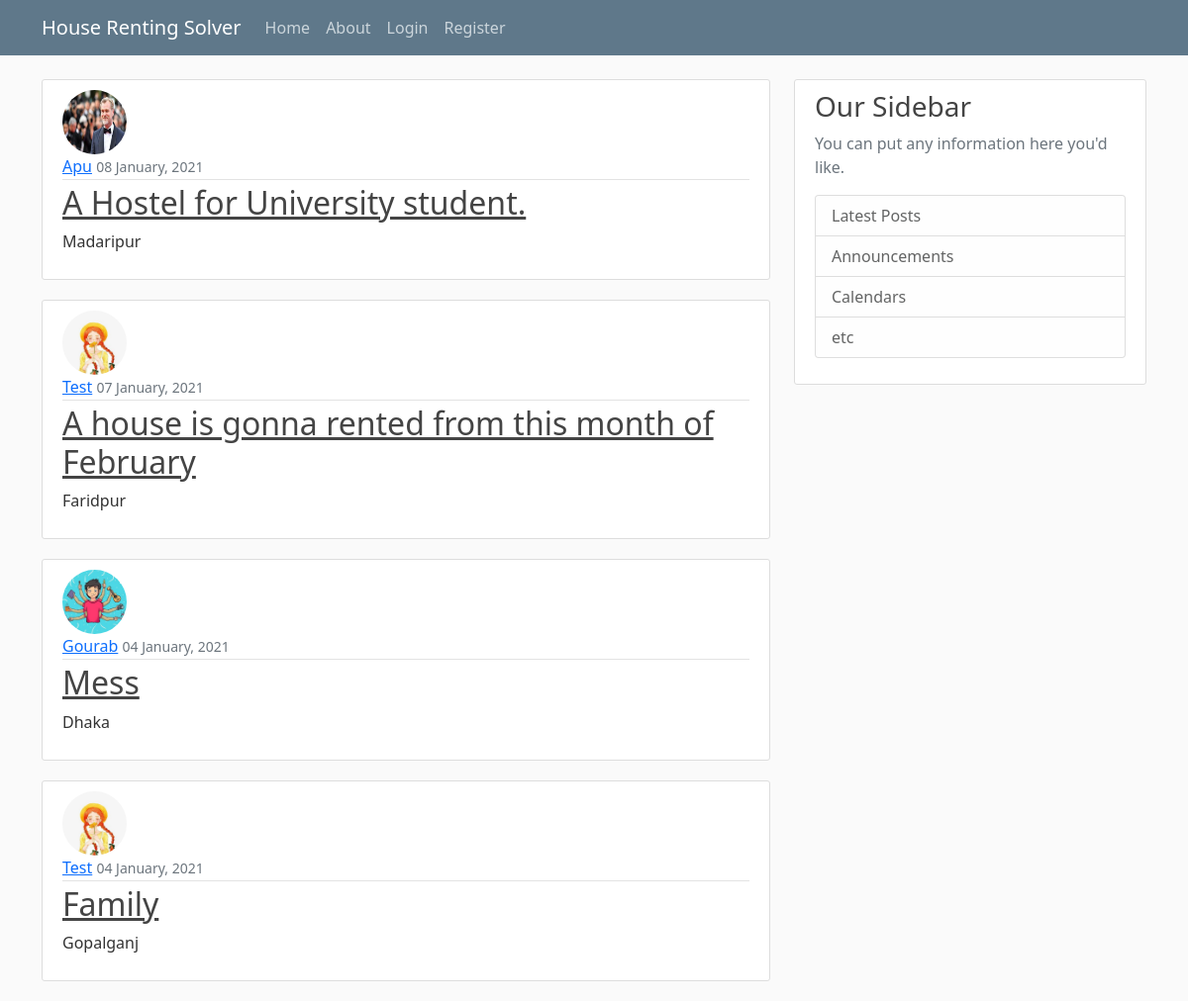
/, run on an earlier commit of the app's database.
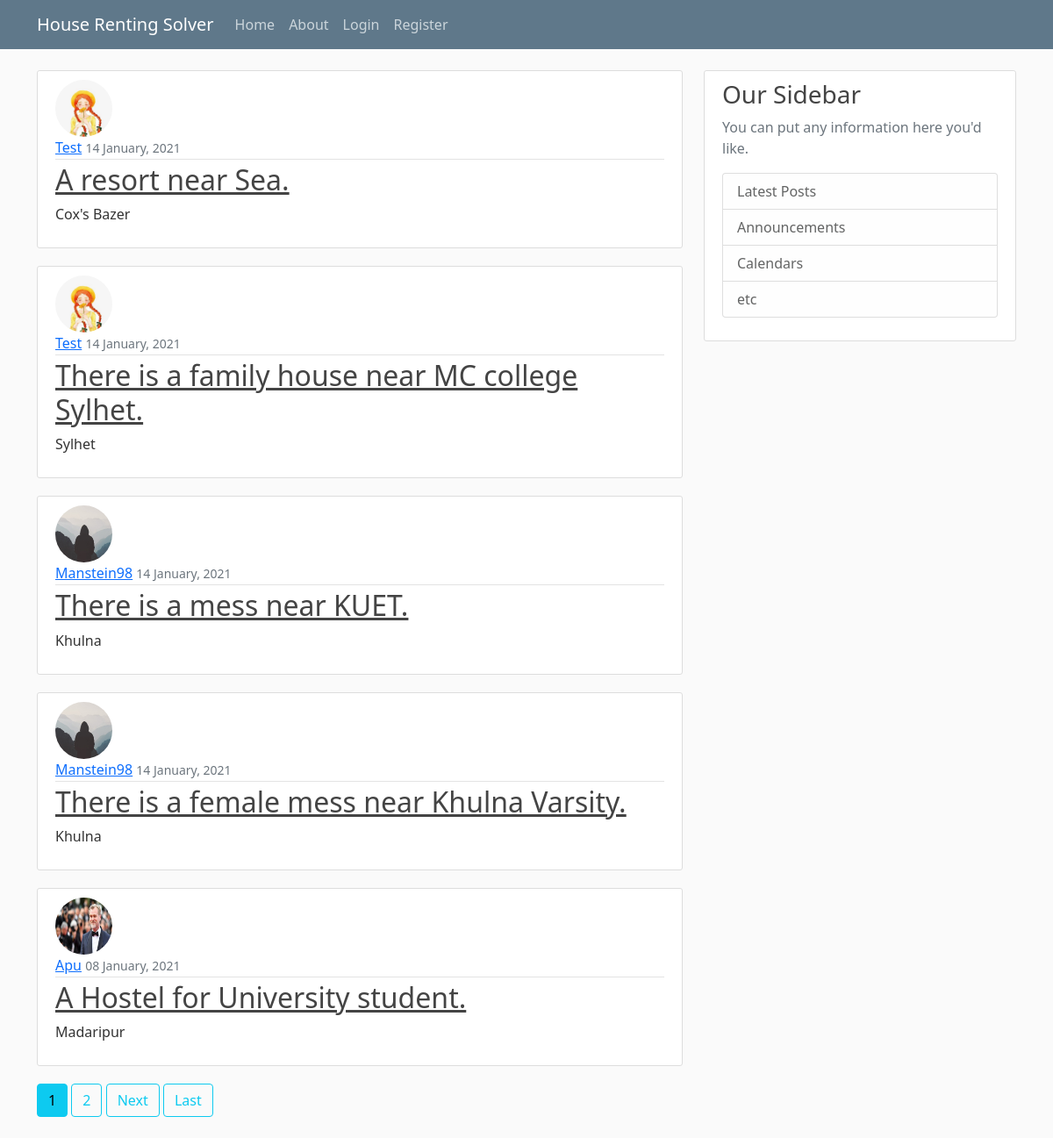
And on a later commit of the database.
### blog/models.py (models this page shows, shortened)
class Post(models.Model):
    location = models.CharField(max_length = 100)
    content = models.TextField()
    date_posted = models.DateTimeField(default = timezone.now)
    owner = models.ForeignKey(User, on_delete= models.CASCADE)

### users/models.py (models this page shows, shortened)
class Profile(models.Model):
    user = models.OneToOneField(User, on_delete = models.CASCADE)
    image = models.ImageField(default='default.jpg', upload_to='profile_pics')

### blog/views.py (the view)
# urls.py: path('', PostListView.as_view(), name='blog-home'),
class PostListView(ListView):
    model = Post
    template_name = 'blog/home.html' # <app>/<model>_<viewtype>.html
    context_object_name = 'posts'
    ordering = ['-date_posted']
    paginate_by = 5

### blog/templates/blog/home.html (shortened to what this page needs)
{% extends "blog/base.html" %}
{% block content %}
   {% for post in posts %}
   <article class="media content-section">
     <img class="rounded-circle article-img" src="{{ post.owner.profile.image.url}}" >
     <div class="media-body">
       <div class="article-metadata">
             <a class="mr-2" href="#">{{ post.owner }}</a>
             <small class="text-muted">{{ post.date_posted | date:"d F, Y" }}</small>
           </div>
           <h2><a class="article-title" href="{% url 'post-detail' post.id %}">{{ post.content }}</a></h2>
           <p class="article-content">{{ post.location }}</p>
         </div>
       </article>
   {% endfor %}
   {% if is_paginated %}
      {% for num in page_obj.paginator.page_range %}
        {% if page_obj.number == num %}
          <a class="btn btn-info mb-4" href="?page={{ num }}">{{ num }}</a>
        {% elif num > page_obj.number|add:'-3' and num < page_obj.number|add:'3' %}
          <a class="btn btn-outline-info mb-4" href="?page={{ num }}">{{ num }}</a>
        {% endif %}
      {% endfor %}
      {% if page_obj.has_next %}
        <a class="btn btn-outline-info mb-4" href="?page={{ page_obj.next_page_number }}">Next</a>
        <a class="btn btn-outline-info mb-4" href="?page={{ page_obj.paginator.num_pages }}">Last</a>
      {% endif %}
    {% endif %}
{% endblock content %}

What changed in the data, as far as the page shows it:
no longer on this page (row unchanged): Post: owner.profile.image (picture), owner "Test", date_posted "07 January, 2021", content "A house is gonna rented from this month of February", location "Faridpur"
no longer on this page (row unchanged): Post: owner.profile.image (picture), owner "Gourab", date_posted "04 January, 2021", content "Mess", location "Dhaka"
no longer on this page (row unchanged): Post: owner.profile.image (picture), owner "Test", date_posted "04 January, 2021", content "Family", location "Gopalganj"
added Post: owner.profile.image (picture), owner "Test", date_posted "14 January, 2021", content "A resort near Sea.", location "Cox's Bazer"
added Post: owner.profile.image (picture), owner "Test", date_posted "14 January, 2021", content "There is a family house near MC college Sylhet.", location "Sylhet"
added Post: owner.profile.image (placeholder picture), owner "Manstein98", date_posted "14 January, 2021", content "There is a mess near KUET.", location "Khulna"
added Post: owner.profile.image (placeholder picture), owner "Manstein98", date_posted "14 January, 2021", content "There is a female mess near Khulna Varsity.", location "Khulna"
Also different on the page:
new list line: "1"
new list line: "2"
text now shown: "Next Last"
